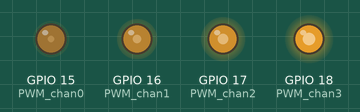
A sketch run on a simulated ESP32. Shown: output pins drawn as LEDs (lit = HIGH).

Above: at 0.05 s.
At 0.15 s:
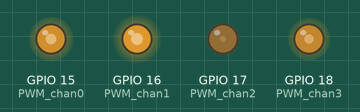
At 0.25 s:
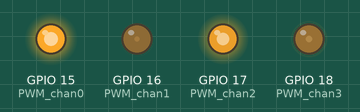
At 0.35 s:
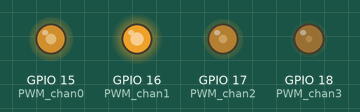
At 0.5 s:
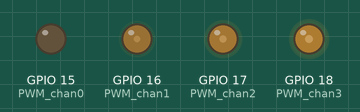
Timing chart, 0 to 3.0 s (numbered marks = the images above):
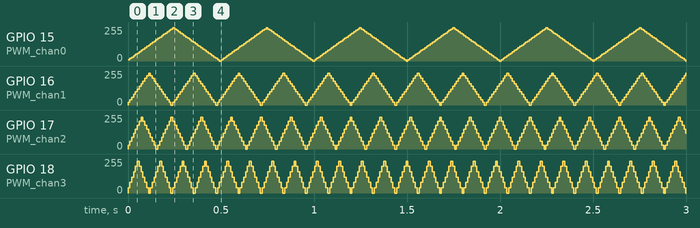

Measured:
- by itself, GPIO 18 (PWM_chan3): repeats every 0.12 s: 80/255 0.01 s, 120/255 0.01 s, 159/255 0.01 s, 199/255 0.01 s, 239/255 0.01 s, 199/255 0.01 s, 159/255 0.01 s, 120/255 0.01 s, 80/255 0.01 s, 40/255 0.01 s, 0/255 0.01 s, 40/255 0.01 s
- by itself, GPIO 17 (PWM_chan2): repeats every 0.16 s: 60/255 0.01 s, 90/255 0.01 s, 120/255 0.01 s, 149/255 0.01 s, 179/255 0.01 s, 209/255 0.01 s, 239/255 0.01 s, 209/255 0.01 s, 179/255 0.01 s, 149/255 0.01 s, 120/255 0.01 s, 90/255 0.01 s, 60/255 0.01 s, 30/255 0.01 s, 0/255 0.01 s, 30/255 0.01 s

The sketch:

PWM_Test.ino
```cpp
const int PWM_CHANNEL = 0;    // ESP32 has 16 channels which can generate 16 independent waveforms
const int PWM_FREQ = 1000;     // Recall that Arduino Uno is ~490 Hz. Official ESP32 example uses 5,000Hz
const int PWM_RESOLUTION = 8; // We'll use same resolution as Uno (8 bits, 0-255) but ESP32 can go up to 16 bits

// The max duty cycle value based on PWM resolution (will be 255 if resolution is 8 bits)
const int MAX_DUTY_CYCLE = (int)(pow(2, PWM_RESOLUTION) - 1);

const int PWM_chan0 = 15;
const int PWM_chan1 = 16;
const int PWM_chan2 = 17;
const int PWM_chan3 = 18;

const int DELAY_MS = 10;  // delay between fade increments

void setup() {

  // Sets up a channel (0-15), a PWM duty cycle frequency, and a PWM resolution (1 - 16 bits)
  // ledcSetup(uint8_t channel, double freq, uint8_t resolution_bits);
  ledcSetup(0, PWM_FREQ, PWM_RESOLUTION);
  ledcSetup(1, PWM_FREQ, PWM_RESOLUTION);
  ledcSetup(2, PWM_FREQ, PWM_RESOLUTION);
  ledcSetup(3, PWM_FREQ, PWM_RESOLUTION);

  // ledcAttachPin(uint8_t pin, uint8_t channel);
  ledcAttachPin(PWM_chan0, 0);
  ledcAttachPin(PWM_chan1, 1);
  ledcAttachPin(PWM_chan2, 2);
  ledcAttachPin(PWM_chan3, 3);
}

void loop() {
  int dutyCycles[] = {0,0,0,0};
  int dirFlags[] = {1,1,1,1}; // Direction of wave, -1 or 1

  while (1){
    for(int i = 0; i < 4; i++){
      if(dutyCycles[i] + dirFlags[i]*(i+1)*10 > MAX_DUTY_CYCLE || dutyCycles[i] + dirFlags[i]*(i+1)*10 < 0){ dirFlags[i] *= -1; }
      dutyCycles[i] += dirFlags[i]*(i+1)*10;
      ledcWrite(i, dutyCycles[i]);
    }
    delay(DELAY_MS);
  }
}
```
